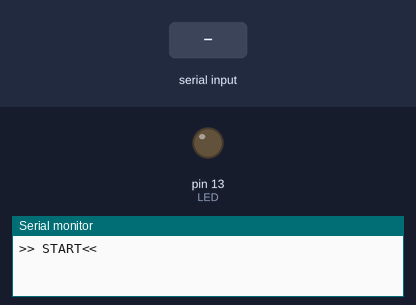
The sketch below on a simulated Arduino Uno, built with avr-gcc and run on an emulated ATmega328P. Parts: output pins drawn as LEDs (lit = HIGH), the last lines printed to the serial monitor. Inputs (shaded band) come from the test bench.

Above: at 1.2 s.
1.3 s: "1" received over Serial
At 2.3 s:
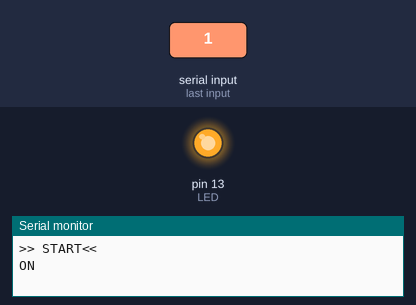
2.8 s: "0" received over Serial
At 3.8 s:
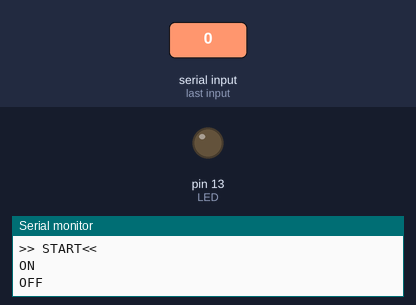
Timing chart, 0 to 5.8 s (numbered marks = the images above; inputs shaded):
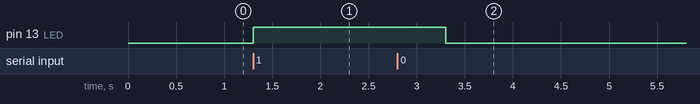

The sketch:

BluetoothModule.ino
```cpp
    int LED= 13;
    char input;

    void setup()
    {
      Serial.begin(9600);
      pinMode(LED, OUTPUT);
      Serial.println(">> START<<");
    }

    void loop()
    {
      if(Serial.available()>0)
      {
        input= Serial.read();
        if(input=='1')
        {
          Serial.println("ON");
          digitalWrite(LED, HIGH);
          delay(2000);
        }
        else if(input=='0')
        {
          Serial.println("OFF");
          digitalWrite(LED, LOW);
          delay(2000);
        }
        else
        {
          Serial.println("NO INPUT");
          Serial.println(input);
        }
      }

    }
```

Measured:
- after the input at 1.3 s, pin 13 (LED): LOW → HIGH at once
- after the input at 2.8 s, pin 13 (LED): HIGH → LOW after 0.50 s
